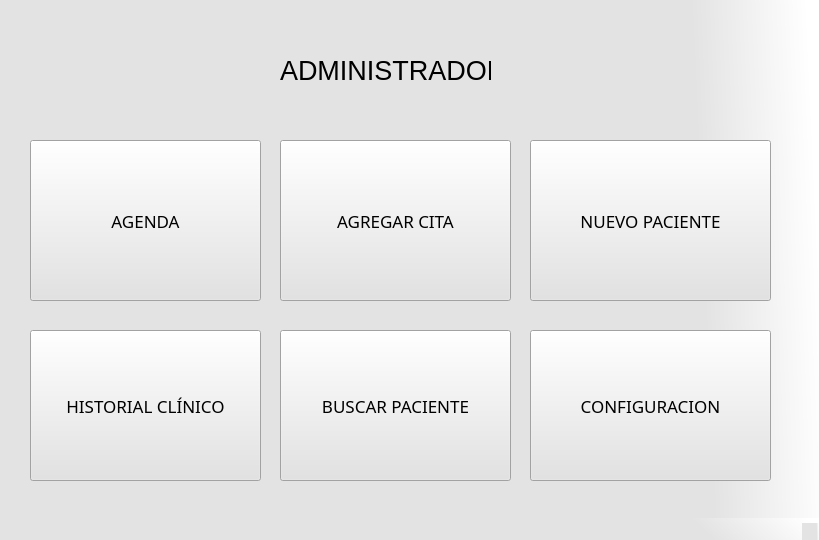
<?xml version="1.0" encoding="UTF-8"?>
<ui version="4.0">
 <class>MainWindow</class>
 <widget class="QMainWindow" name="MainWindow">
  <property name="geometry">
   <rect>
    <x>0</x>
    <y>0</y>
    <width>819</width>
    <height>540</height>
   </rect>
  </property>
  <property name="windowTitle">
   <string>Admin</string>
  </property>
  <property name="styleSheet">
   <string notr="true">background-color: qlineargradient(spread:pad, x1:0, y1:0.58, x2:1, y2:0.551, stop:0.857955 rgba(227, 227, 227, 255), stop:1 rgba(255, 255, 255, 255));</string>
  </property>
  <widget class="QWidget" name="centralwidget">
   <widget class="QPushButton" name="pb_agenda_adm">
    <property name="geometry">
     <rect>
      <x>30</x>
      <y>140</y>
      <width>231</width>
      <height>161</height>
     </rect>
    </property>
    <property name="font">
     <font>
      <family>Yu Gothic UI Light</family>
      <pointsize>13</pointsize>
      <weight>50</weight>
      <bold>false</bold>
      <underline>false</underline>
     </font>
    </property>
    <property name="styleSheet">
     <string notr="true">background-color: rgb(227, 227, 227);</string>
    </property>
    <property name="text">
     <string>AGENDA</string>
    </property>
   </widget>
   <widget class="QPushButton" name="pb_agregarcita_adm">
    <property name="geometry">
     <rect>
      <x>280</x>
      <y>140</y>
      <width>231</width>
      <height>161</height>
     </rect>
    </property>
    <property name="font">
     <font>
      <family>Yu Gothic UI Light</family>
      <pointsize>13</pointsize>
      <weight>50</weight>
      <bold>false</bold>
      <underline>false</underline>
     </font>
    </property>
    <property name="styleSheet">
     <string notr="true">background-color: rgb(227, 227, 227);</string>
    </property>
    <property name="text">
     <string>AGREGAR CITA</string>
    </property>
   </widget>
   <widget class="QPushButton" name="pb_nuevoPx_adm">
    <property name="geometry">
     <rect>
      <x>530</x>
      <y>140</y>
      <width>241</width>
      <height>161</height>
     </rect>
    </property>
    <property name="font">
     <font>
      <family>Yu Gothic UI Light</family>
      <pointsize>13</pointsize>
      <weight>50</weight>
      <bold>false</bold>
      <underline>false</underline>
     </font>
    </property>
    <property name="styleSheet">
     <string notr="true">background-color: rgb(227, 227, 227);</string>
    </property>
    <property name="text">
     <string>NUEVO PACIENTE</string>
    </property>
   </widget>
   <widget class="QPushButton" name="pb_config_adm">
    <property name="geometry">
     <rect>
      <x>530</x>
      <y>330</y>
      <width>241</width>
      <height>151</height>
     </rect>
    </property>
    <property name="font">
     <font>
      <family>Yu Gothic UI Light</family>
      <pointsize>13</pointsize>
      <weight>50</weight>
      <bold>false</bold>
      <underline>false</underline>
     </font>
    </property>
    <property name="styleSheet">
     <string notr="true">background-color: rgb(227, 227, 227);</string>
    </property>
    <property name="text">
     <string>CONFIGURACION</string>
    </property>
   </widget>
   <widget class="QPushButton" name="pb_historial_adm">
    <property name="geometry">
     <rect>
      <x>30</x>
      <y>330</y>
      <width>231</width>
      <height>151</height>
     </rect>
    </property>
    <property name="font">
     <font>
      <family>Yu Gothic UI Light</family>
      <pointsize>13</pointsize>
      <weight>50</weight>
      <bold>false</bold>
      <underline>false</underline>
     </font>
    </property>
    <property name="styleSheet">
     <string notr="true">background-color: rgb(227, 227, 227);</string>
    </property>
    <property name="text">
     <string>HISTORIAL CLÍNICO</string>
    </property>
   </widget>
   <widget class="QPushButton" name="pb_buscarPx_adm">
    <property name="geometry">
     <rect>
      <x>280</x>
      <y>330</y>
      <width>231</width>
      <height>151</height>
     </rect>
    </property>
    <property name="font">
     <font>
      <family>Yu Gothic UI Light</family>
      <pointsize>13</pointsize>
      <weight>50</weight>
      <bold>false</bold>
      <underline>false</underline>
     </font>
    </property>
    <property name="styleSheet">
     <string notr="true">background-color: rgb(227, 227, 227);</string>
    </property>
    <property name="text">
     <string>BUSCAR PACIENTE</string>
    </property>
   </widget>
   <widget class="QLabel" name="label">
    <property name="geometry">
     <rect>
      <x>280</x>
      <y>50</y>
      <width>211</width>
      <height>41</height>
     </rect>
    </property>
    <property name="font">
     <font>
      <pointsize>20</pointsize>
     </font>
    </property>
    <property name="styleSheet">
     <string notr="true">background-color: rgb(227, 227, 227);</string>
    </property>
    <property name="text">
     <string>ADMINISTRADOR</string>
    </property>
   </widget>
  </widget>
  <widget class="QStatusBar" name="statusbar"/>
 </widget>
 <resources/>
 <connections/>
</ui>
